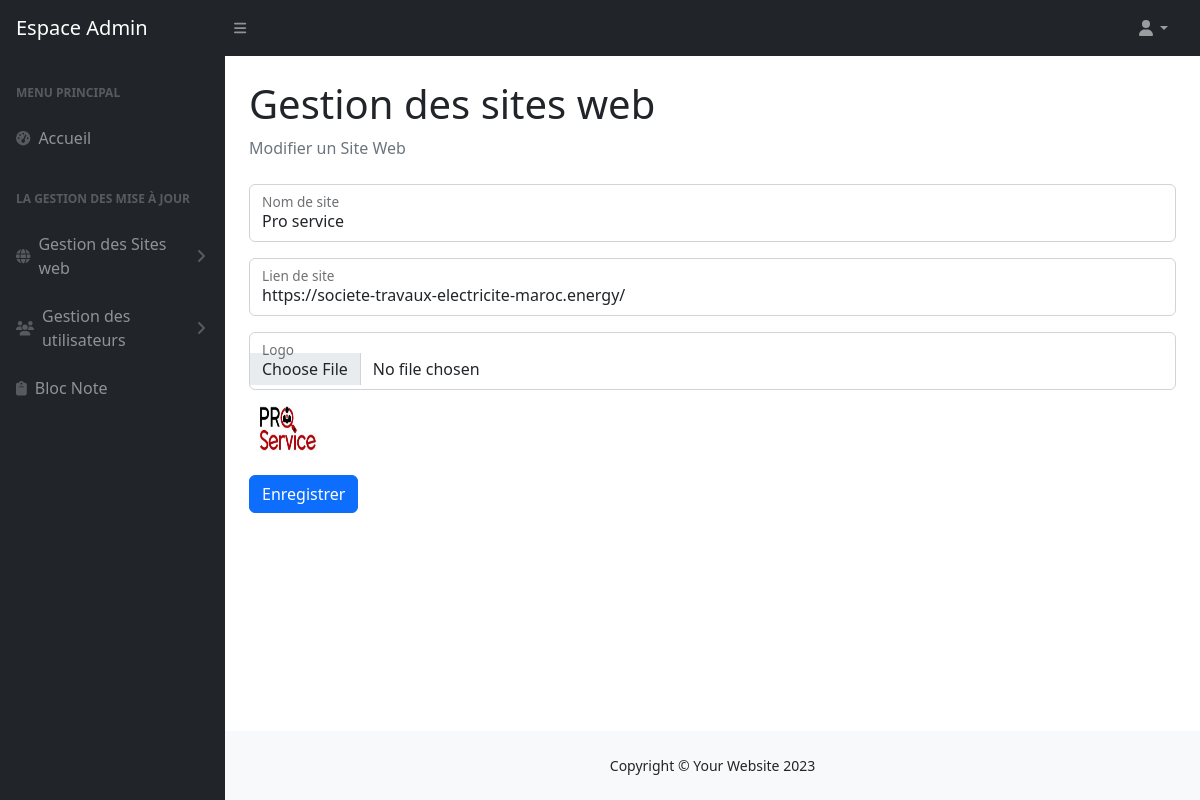
The app's page /editer.php?updateid=48 with its own data.
### tables this page shows
CREATE TABLE `site_web` (
  `id_site` int(11) NOT NULL,
  `nom_site` varchar(30) NOT NULL,
  `lien` varchar(100) NOT NULL,
  `date_creation` date NOT NULL DEFAULT current_timestamp(),
  `logo` varchar(150) NOT NULL
);

### editer.php (the view, shortened to what this page needs)
<?php
include("include/database.php");
if(isset($_GET["updateid"]))
{
$id=$_GET["updateid"];
$req1="select * from site_web where id_site=$id";
$res1=mysqli_query($con,$req1);
if(mysqli_num_rows($res1)>0)
{
    while($rows=mysqli_fetch_assoc($res1))
    {
       $nom=$rows["nom_site"];
       $lien=$rows["lien"];
       $image_name=$rows["logo"];
    }
}
}
?>
<?php
include("include/header.php");
include("include/navbar.php");
include("include/sidenav.php");
?>
        <main>
        <div class="container-fluid px-4">
            <h1 class="mt-4">Gestion des sites web</h1>
            <ol class="breadcrumb mb-4">
                <li class="breadcrumb-item active">Modifier un Site Web</li>
            </ol>
            <form action="" method="post" enctype="multipart/form-data">
            <div class="form-floating mb-3">
                <input class="form-control" id="nom_site" type="text" name="nom" value='<?=$nom?>' required/>
                <label for="nom_site">Nom de site</label>
            </div>
            <div class="form-floating mb-3">
                <input class="form-control" id="lien_site" type="text" name="lien" value="<?=$lien?>" required/>
                <label for="lien_site">Lien de site</label>
            </div>
            <div class="form-floating mb-3">
                <input class="form-control" id="image" type="file" name="image"/>
                <label for="image">Logo</label>
            </div>
            <img width='80px' height='45px' src='image/<?=$image_name?>' alt='Erreur_img'>
            <div class="mt-4 mb-0">
                    <input type="submit" class="btn btn-primary btn-block" name="save" value="Enregistrer"/>
            </div>
        </div>
        </main>
    <?php
    include("include/footer.php");
    ?>

### records on screen
site_web: nom "Pro service", lien "https://societe-travaux-electricite-maroc.energy/", logo (picture)
